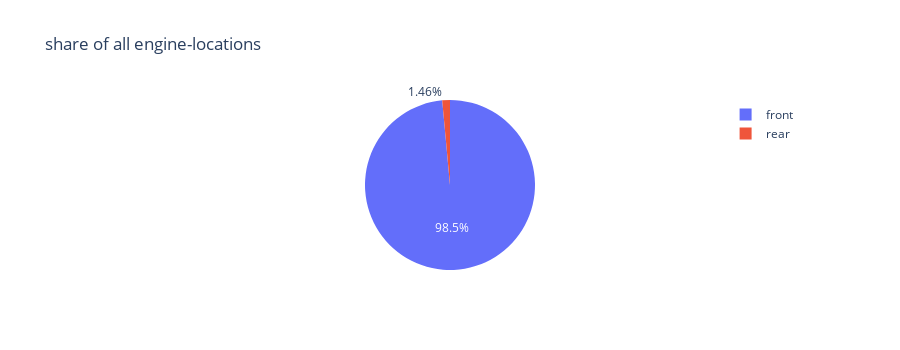

Here is the notebook cell this chart was saved with:
### Code cell
fig = px.pie(auto_data,names = 'engine-location',title = "share of all engine-locations",height=350)
fig.show()

### Figure 1 — Plotly figure (JSON) as saved in the notebook; plotly's stock layout.template omitted (floating-point values rounded to 4 significant figures; data arrays with more than 128 entries replaced by an {"elided": "..."} marker saying what was removed)
{"data": [{"domain": {"x": [0, 1], "y": [0, 1]}, "hovertemplate": "engine-location=%{label}<extra></extra>", "labels": {"elided": "205 str values"}, "legendgroup": "", "name": "", "showlegend": true, "type": "pie"}], "layout": {"height": 350, "legend": {"tracegroupgap": 0}, "title": {"text": "share of all engine-locations"}}}
